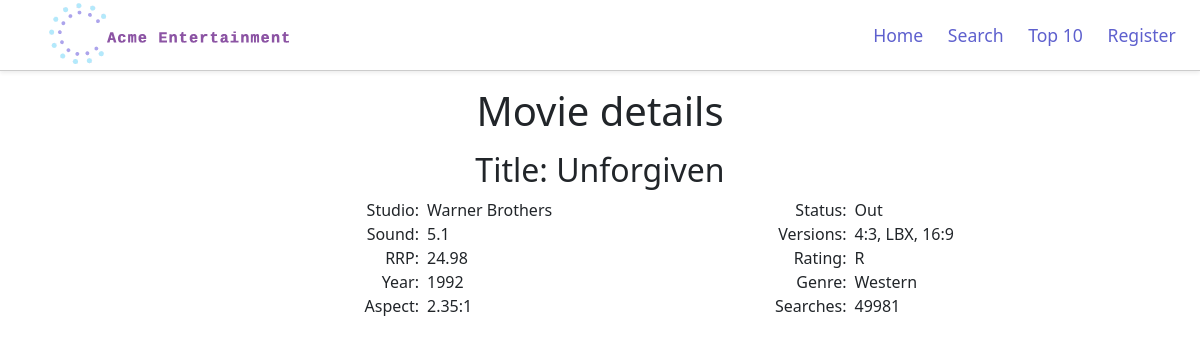
Screenshot of /web_files/movie_details.php?id=1214 with the database file from the repository.
### tables this page shows
CREATE TABLE `dvd` (
  `id` int(11) NOT NULL,
  `title` varchar(100) NOT NULL,
  `studio` varchar(24) DEFAULT NULL,
  `status` varchar(16) DEFAULT NULL,
  `sound` varchar(16) DEFAULT NULL,
  `versions` varchar(24) DEFAULT NULL,
  `recommended_retail_price` varchar(8) DEFAULT NULL,
  `rating` varchar(8) DEFAULT NULL,
  `movie_year` varchar(4) DEFAULT NULL,
  `genre` varchar(16) DEFAULT NULL,
  `aspect` varchar(8) DEFAULT NULL,
  `search_count` int(6) DEFAULT NULL,
  `number_of_star_ratings` int(9) NOT NULL DEFAULT 0,
  `total_stars` int(10) NOT NULL DEFAULT 0
);

### web_files/movie_details_script.php (the view, shortened to what this page needs)
<?php
require "connection_script.php";
if (array_key_exists('id', $_GET)) {
    $id = $_GET["id"];
} else {
    echo "Invalid request: id parameter required\n";
    die;
}
$stmt = $conn->prepare(
    '
SELECT
    title, studio, status, sound,
    versions, recommended_retail_price,
    rating, movie_year,
    genre, aspect, search_count
FROM
    `dvd`
WHERE
    id=:id
;
    '
);
$stmt->bindParam(':id', $id);
$stmt->execute();
foreach ($stmt->fetchAll(PDO::FETCH_ASSOC) as $row) {
    $title = htmlspecialchars($row["title"]);
    $studio = $row["studio"];
    $status = $row["status"];
    $sound = $row["sound"];
    $versions = $row["versions"];
    $recommended_retail_price = $row["recommended_retail_price"];
    $rating = $row["rating"];
    $movie_year = $row["movie_year"];
    $genre = $row["genre"];
    $aspect = $row["aspect"];
    $search_count = $row["search_count"];
    echo "<h2 class='text-center'>Title: $title</h2>";
    echo '<div class="details-list container ">';
    echo "
                <div class='row'>
                    <div class='col offset-sm-1 offset-md-2 offset-lg-3'>
                        <label>Studio:  </label>$studio
                    </div>
                    <div class='col'>
                        <label>Status:  </label>$status
                    </div>
                </div>
                <div class='row'>
                    <div class='col offset-sm-1 offset-md-2 offset-lg-3'>
                        <label>Sound:  </label>$sound
                    </div>
                    <div class='col'>
                        <label>Versions:  </label>$versions
                    </div>
                </div>
                <div class='row'>
                    <div class='col offset-sm-1 offset-md-2 offset-lg-3'>
                        <label>RRP:  </label>$recommended_retail_price
                    </div>
                    <div class='col'>
                        <label>Rating:  </label>$rating
                    </div>
                </div>
                <div class='row'>
                    <div class='col offset-sm-1 offset-md-2 offset-lg-3'>
                        <label>Year:  </label>$movie_year
                    </div>
                    <div class='col'>
                        <label>Genre: </label>$genre
                    </div>
                </div>
                <div class='row'>
                    <div class='col offset-sm-1 offset-md-2 offset-lg-3'>
                        <label>Aspect:  </label>$aspect
                    </div>
                    <div class='col'>
                        <label>Searches:  </label>$search_count
                    </div>
                </div>
    ";
}
?>

### web_files/style.css (style rules this page uses)
body { background-color: rgb(255, 255, 255); }
.details-list label { width: 100px; text-align: right; padding-right: 8px; }

### rows the page displays
dvd: title "Unforgiven", studio "Warner Brothers", status "Out", sound "5.1", versions "4:3, LBX, 16:9", recommended_retail_price "24.98", rating "R", movie_year "1992", genre "Western", aspect "2.35:1", search_count "49981"
